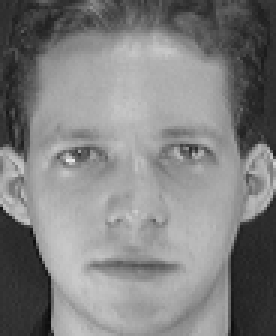
%> input picture matlab_code/oldcode/智能识别/实验1/faces_for_pca/a.pgm, 92 x 112 px (shown 3 times larger); its folder holds 4 pictures in this run
$ octave PCA.m   (GNU Octave 9; MATLAB toolbox functions it lacks are replaced by stand-ins)
%> lines starting %> are read from the running program, lines starting %| are printed output that depends on the picture
file_name = '.\faces_for_pca\';
img_list = dir(strcat(file_name,'*.pgm'));
img_num = length(img_list);

data = zeros(img_num,112*92);
for i = 1:img_num
    img_name = img_list(i).name;
    img = imread(strcat(file_name,img_name));
%> img is the input picture: size 112x92 uint8; min 11, max 234, mean 128.3
    img = im2double(img);
%> img: size 112x92 double
    subplot(4,7,i);imshow(img);
    data(i,:) = reshape(img,1,size(img,1)*size(img,2));
end

%%
u = mean(data);
ave_img = reshape(u,112,92);
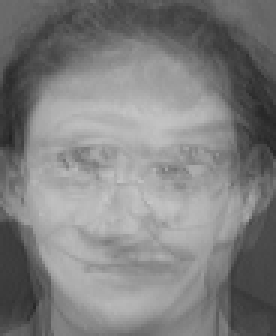
%> ave_img: size 112x92 double (shown 3 times larger); min 0.14, max 0.778, mean 0.501
ave_img = im2double(ave_img);
imshow(ave_img);
%%
[coeff,score,latent] = pca(data);
XX = coeff*score';
n = size(XX,2);
%> n = 4
for i = 1:n
    eigenface = XX(:,i);
    eigenface = reshape(eigenface,112,92);
    eigenface = im2double(eigenface);
    subplot(4,7,i);imshow(eigenface);
end
%> this loop made 4 passes
%> pass 1, `eigenface = reshape(eigenface,112,92);`:
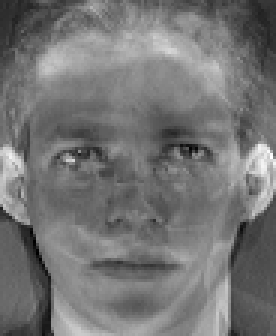
%> eigenface: size 112x92 double (shown 3 times larger); min -0.387, max 0.463, mean 0.00217; drawn with min black and max white
%> pass 1, `imshow(eigenface)`:
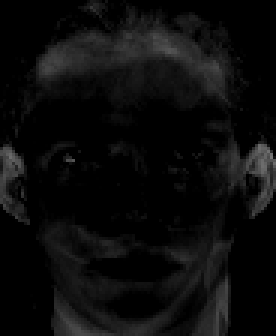
%> displayed picture: size 112x92, on the screen's scale of 0 to 255 (shown 3 times larger); min 0, max 118, mean 11.6
%> pass 2, `eigenface = reshape(eigenface,112,92);`:
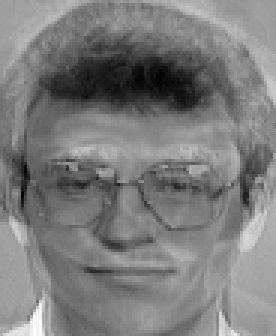
%> eigenface: size 112x92 double (shown 3 times larger); min -0.426, max 0.562, mean 0.0569; drawn with min black and max white
%> pass 2, `imshow(eigenface)`:
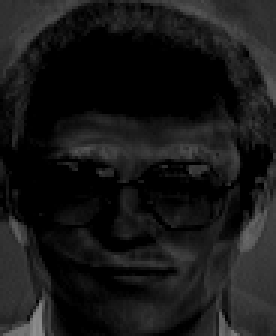
%> displayed picture: size 112x92, on the screen's scale of 0 to 255 (shown 3 times larger); min 0, max 143, mean 23.6
%> after the loop:
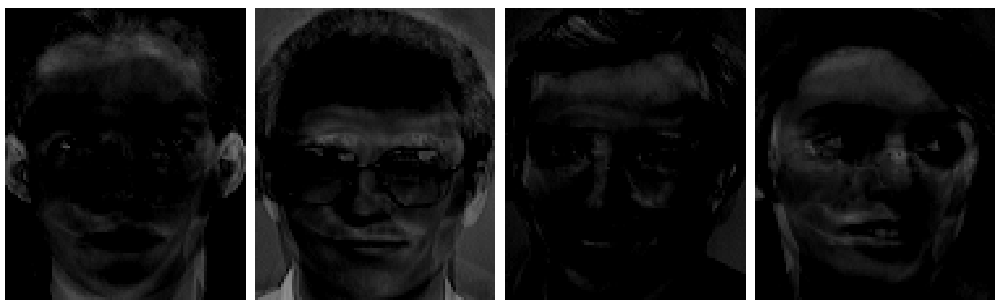
%> figure redrawn from the program's plot data, 4 panels
